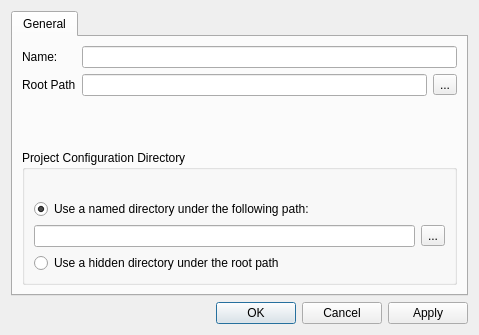
<ui version="4.0" >
 <class>ProjectDialog</class>
 <widget class="QDialog" name="ProjectDialog" >
  <property name="geometry" >
   <rect>
    <x>0</x>
    <y>0</y>
    <width>479</width>
    <height>335</height>
   </rect>
  </property>
  <property name="windowTitle" >
   <string>Dialog</string>
  </property>
  <layout class="QVBoxLayout" name="verticalLayout_2" >
   <item>
    <widget class="QTabWidget" name="configTabs_" >
     <property name="currentIndex" >
      <number>0</number>
     </property>
     <widget class="QWidget" name="tab" >
      <attribute name="title" >
       <string>General</string>
      </attribute>
      <layout class="QVBoxLayout" name="verticalLayout_6" >
       <item>
        <layout class="QFormLayout" name="formLayout" >
         <item row="0" column="0" >
          <widget class="QLabel" name="label" >
           <property name="text" >
            <string>Name:</string>
           </property>
          </widget>
         </item>
         <item row="0" column="1" >
          <widget class="QLineEdit" name="nameEdit_" />
         </item>
         <item row="1" column="0" >
          <widget class="QLabel" name="label_2" >
           <property name="text" >
            <string>Root Path</string>
           </property>
          </widget>
         </item>
         <item row="1" column="1" >
          <widget class="QWidget" native="1" name="rootPathWidget_" >
           <layout class="QHBoxLayout" name="horizontalLayout" >
            <property name="margin" >
             <number>0</number>
            </property>
            <item>
             <widget class="QLineEdit" name="rootPathEdit_" />
            </item>
            <item>
             <widget class="QToolButton" name="browseRootPathButton_" >
              <property name="text" >
               <string>...</string>
              </property>
             </widget>
            </item>
           </layout>
          </widget>
         </item>
        </layout>
       </item>
       <item>
        <widget class="QGroupBox" name="projectPathGroup_" >
         <property name="title" >
          <string>Project Configuration Directory</string>
         </property>
         <layout class="QVBoxLayout" name="verticalLayout_3" >
          <item>
           <widget class="QLabel" name="projectPathLabel_" >
            <property name="text" >
             <string/>
            </property>
           </widget>
          </item>
          <item>
           <widget class="QRadioButton" name="namedDirButton_" >
            <property name="text" >
             <string>Use a named directory under the following path:</string>
            </property>
            <property name="checked" >
             <bool>true</bool>
            </property>
           </widget>
          </item>
          <item>
           <widget class="QWidget" native="1" name="projectPathWidget_" >
            <layout class="QVBoxLayout" name="verticalLayout" >
             <property name="margin" >
              <number>0</number>
             </property>
             <item>
              <layout class="QHBoxLayout" name="horizontalLayout_2" >
               <item>
                <widget class="QLineEdit" name="projectPathEdit_" />
               </item>
               <item>
                <widget class="QToolButton" name="browseProjectPathButton_" >
                 <property name="text" >
                  <string>...</string>
                 </property>
                </widget>
               </item>
              </layout>
             </item>
            </layout>
            <zorder>radioButton_2</zorder>
            <zorder>projectPathEdit_</zorder>
            <zorder></zorder>
           </widget>
          </item>
          <item>
           <widget class="QRadioButton" name="hiddenDirButton_" >
            <property name="text" >
             <string>Use a hidden directory under the root path</string>
            </property>
           </widget>
          </item>
         </layout>
        </widget>
       </item>
      </layout>
     </widget>
    </widget>
   </item>
   <item>
    <widget class="QDialogButtonBox" name="buttonBox" >
     <property name="orientation" >
      <enum>Qt::Horizontal</enum>
     </property>
     <property name="standardButtons" >
      <set>QDialogButtonBox::Apply|QDialogButtonBox::Cancel|QDialogButtonBox::Ok</set>
     </property>
    </widget>
   </item>
  </layout>
 </widget>
 <tabstops>
  <tabstop>nameEdit_</tabstop>
  <tabstop>rootPathEdit_</tabstop>
  <tabstop>browseRootPathButton_</tabstop>
  <tabstop>namedDirButton_</tabstop>
  <tabstop>projectPathEdit_</tabstop>
  <tabstop>browseProjectPathButton_</tabstop>
  <tabstop>hiddenDirButton_</tabstop>
  <tabstop>buttonBox</tabstop>
  <tabstop>nameEdit_1</tabstop>
  <tabstop>rootPathEdit_1</tabstop>
  <tabstop>browseRootPathButton_1</tabstop>
  <tabstop>radioButton_3</tabstop>
  <tabstop>configTabs_</tabstop>
  <tabstop>projectPathEdit_1</tabstop>
  <tabstop>browseProjectPathButton_1</tabstop>
  <tabstop>radioButton_4</tabstop>
 </tabstops>
 <resources/>
 <connections>
  <connection>
   <sender>buttonBox</sender>
   <signal>accepted()</signal>
   <receiver>ProjectDialog</receiver>
   <slot>accept()</slot>
   <hints>
    <hint type="sourcelabel" >
     <x>236</x>
     <y>305</y>
    </hint>
    <hint type="destinationlabel" >
     <x>157</x>
     <y>183</y>
    </hint>
   </hints>
  </connection>
  <connection>
   <sender>buttonBox</sender>
   <signal>rejected()</signal>
   <receiver>ProjectDialog</receiver>
   <slot>reject()</slot>
   <hints>
    <hint type="sourcelabel" >
     <x>304</x>
     <y>305</y>
    </hint>
    <hint type="destinationlabel" >
     <x>286</x>
     <y>183</y>
    </hint>
   </hints>
  </connection>
  <connection>
   <sender>browseProjectPathButton_</sender>
   <signal>clicked()</signal>
   <receiver>ProjectDialog</receiver>
   <slot>browseProjectPath()</slot>
   <hints>
    <hint type="sourcelabel" >
     <x>446</x>
     <y>231</y>
    </hint>
    <hint type="destinationlabel" >
     <x>472</x>
     <y>135</y>
    </hint>
   </hints>
  </connection>
  <connection>
   <sender>browseRootPathButton_</sender>
   <signal>clicked()</signal>
   <receiver>ProjectDialog</receiver>
   <slot>browseRootPath()</slot>
   <hints>
    <hint type="sourcelabel" >
     <x>445</x>
     <y>94</y>
    </hint>
    <hint type="destinationlabel" >
     <x>470</x>
     <y>105</y>
    </hint>
   </hints>
  </connection>
  <connection>
   <sender>namedDirButton_</sender>
   <signal>toggled(bool)</signal>
   <receiver>projectPathWidget_</receiver>
   <slot>setEnabled(bool)</slot>
   <hints>
    <hint type="sourcelabel" >
     <x>406</x>
     <y>192</y>
    </hint>
    <hint type="destinationlabel" >
     <x>413</x>
     <y>207</y>
    </hint>
   </hints>
  </connection>
  <connection>
   <sender>projectPathEdit_</sender>
   <signal>textChanged(QString)</signal>
   <receiver>ProjectDialog</receiver>
   <slot>updateProjectPath()</slot>
   <hints>
    <hint type="sourcelabel" >
     <x>350</x>
     <y>218</y>
    </hint>
    <hint type="destinationlabel" >
     <x>474</x>
     <y>288</y>
    </hint>
   </hints>
  </connection>
  <connection>
   <sender>namedDirButton_</sender>
   <signal>toggled(bool)</signal>
   <receiver>ProjectDialog</receiver>
   <slot>updateProjectPath()</slot>
   <hints>
    <hint type="sourcelabel" >
     <x>68</x>
     <y>184</y>
    </hint>
    <hint type="destinationlabel" >
     <x>1</x>
     <y>191</y>
    </hint>
   </hints>
  </connection>
  <connection>
   <sender>rootPathEdit_</sender>
   <signal>textChanged(QString)</signal>
   <receiver>ProjectDialog</receiver>
   <slot>updateProjectPath()</slot>
   <hints>
    <hint type="sourcelabel" >
     <x>236</x>
     <y>92</y>
    </hint>
    <hint type="destinationlabel" >
     <x>476</x>
     <y>55</y>
    </hint>
   </hints>
  </connection>
  <connection>
   <sender>nameEdit_</sender>
   <signal>textChanged(QString)</signal>
   <receiver>ProjectDialog</receiver>
   <slot>updateProjectPath()</slot>
   <hints>
    <hint type="sourcelabel" >
     <x>161</x>
     <y>58</y>
    </hint>
    <hint type="destinationlabel" >
     <x>474</x>
     <y>23</y>
    </hint>
   </hints>
  </connection>
 </connections>
 <slots>
  <slot>browseRootPath()</slot>
  <slot>browseProjectPath()</slot>
  <slot>updateProjectPath()</slot>
 </slots>
</ui>
